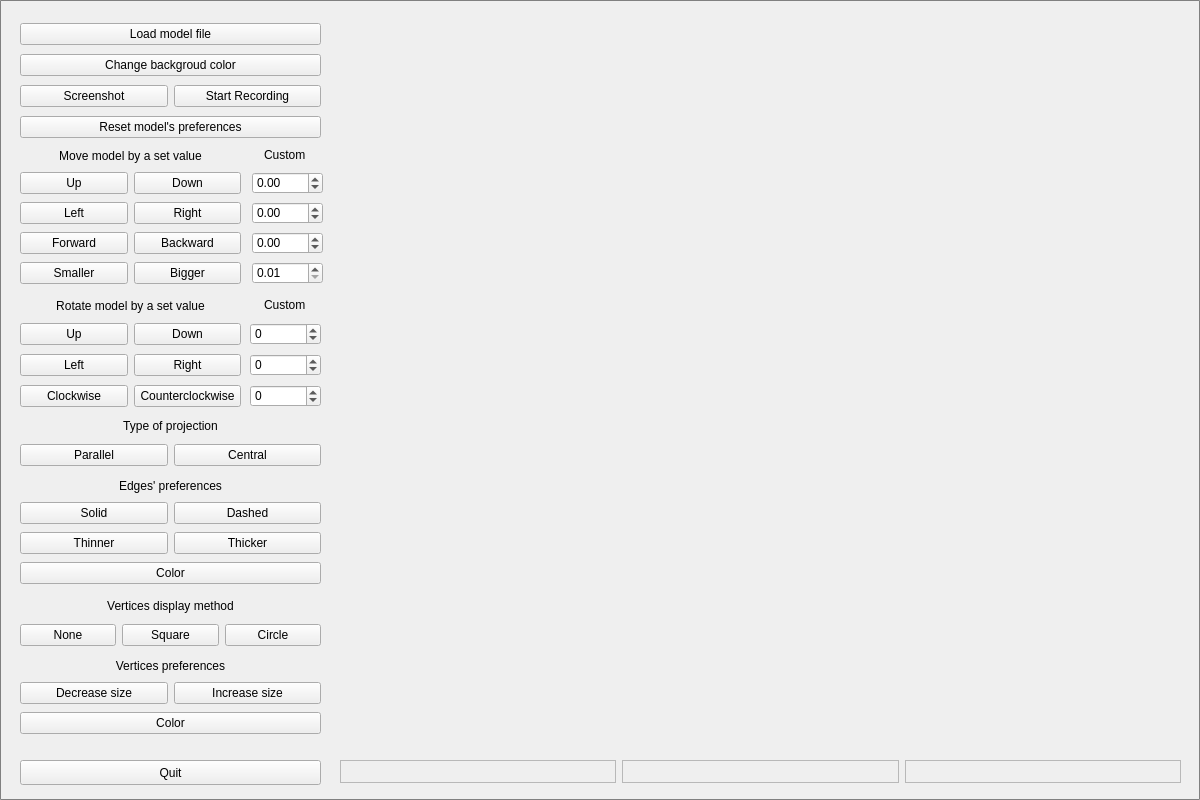
<?xml version="1.0" encoding="UTF-8"?>
<ui version="4.0">
 <class>MainWindow</class>
 <widget class="QMainWindow" name="MainWindow">
  <property name="geometry">
   <rect>
    <x>0</x>
    <y>0</y>
    <width>1200</width>
    <height>800</height>
   </rect>
  </property>
  <property name="sizePolicy">
   <sizepolicy hsizetype="Fixed" vsizetype="Fixed">
    <horstretch>0</horstretch>
    <verstretch>0</verstretch>
   </sizepolicy>
  </property>
  <property name="minimumSize">
   <size>
    <width>1200</width>
    <height>800</height>
   </size>
  </property>
  <property name="maximumSize">
   <size>
    <width>1200</width>
    <height>800</height>
   </size>
  </property>
  <property name="windowTitle">
   <string>3D Viewer</string>
  </property>
  <property name="styleSheet">
   <string notr="true">QMainWindow {
    border: 1px solid gray;
    border-radius: 1px;
}</string>
  </property>
  <widget class="QWidget" name="centralwidget">
   <widget class="GLWidget" name="openGLWidget" native="true">
    <property name="geometry">
     <rect>
      <x>340</x>
      <y>20</y>
      <width>841</width>
      <height>731</height>
     </rect>
    </property>
    <property name="sizePolicy">
     <sizepolicy hsizetype="Expanding" vsizetype="Expanding">
      <horstretch>0</horstretch>
      <verstretch>0</verstretch>
     </sizepolicy>
    </property>
    <property name="maximumSize">
     <size>
      <width>871</width>
      <height>731</height>
     </size>
    </property>
   </widget>
   <widget class="QPushButton" name="QuitButton">
    <property name="geometry">
     <rect>
      <x>20</x>
      <y>760</y>
      <width>301</width>
      <height>25</height>
     </rect>
    </property>
    <property name="text">
     <string>Quit</string>
    </property>
    <property name="shortcut">
     <string>Q</string>
    </property>
   </widget>
   <widget class="QWidget" name="layoutWidget">
    <property name="geometry">
     <rect>
      <x>20</x>
      <y>170</y>
      <width>221</width>
      <height>120</height>
     </rect>
    </property>
    <layout class="QGridLayout" name="moveModelGridLayout">
     <property name="sizeConstraint">
      <enum>QLayout::SetNoConstraint</enum>
     </property>
     <property name="spacing">
      <number>6</number>
     </property>
     <item row="2" column="0">
      <widget class="QPushButton" name="moveForwardButton">
       <property name="text">
        <string>Forward</string>
       </property>
       <property name="shortcut">
        <string>1</string>
       </property>
      </widget>
     </item>
     <item row="2" column="1">
      <widget class="QPushButton" name="moveBackwardButton">
       <property name="text">
        <string>Backward</string>
       </property>
       <property name="shortcut">
        <string>9</string>
       </property>
      </widget>
     </item>
     <item row="1" column="0">
      <widget class="QPushButton" name="moveLeftButton">
       <property name="text">
        <string>Left</string>
       </property>
       <property name="shortcut">
        <string>4</string>
       </property>
      </widget>
     </item>
     <item row="0" column="0">
      <widget class="QPushButton" name="moveUpButton">
       <property name="text">
        <string>Up</string>
       </property>
       <property name="shortcut">
        <string>8</string>
       </property>
      </widget>
     </item>
     <item row="1" column="1">
      <widget class="QPushButton" name="moveRightButton">
       <property name="text">
        <string>Right</string>
       </property>
       <property name="shortcut">
        <string>6</string>
       </property>
      </widget>
     </item>
     <item row="0" column="1">
      <widget class="QPushButton" name="moveDownButton">
       <property name="text">
        <string>Down</string>
       </property>
       <property name="shortcut">
        <string>2</string>
       </property>
      </widget>
     </item>
     <item row="5" column="0">
      <widget class="QPushButton" name="smallerButton">
       <property name="text">
        <string>Smaller</string>
       </property>
       <property name="shortcut">
        <string>-</string>
       </property>
      </widget>
     </item>
     <item row="5" column="1">
      <widget class="QPushButton" name="biggerButton">
       <property name="text">
        <string>Bigger</string>
       </property>
       <property name="shortcut">
        <string>+</string>
       </property>
      </widget>
     </item>
    </layout>
   </widget>
   <widget class="QWidget" name="layoutWidget">
    <property name="geometry">
     <rect>
      <x>20</x>
      <y>290</y>
      <width>221</width>
      <height>31</height>
     </rect>
    </property>
    <layout class="QVBoxLayout" name="rotateLabelVerticalLayout">
     <item>
      <widget class="QLabel" name="rotateLabel">
       <property name="text">
        <string>Rotate model by a set value</string>
       </property>
       <property name="alignment">
        <set>Qt::AlignCenter</set>
       </property>
      </widget>
     </item>
    </layout>
   </widget>
   <widget class="QWidget" name="layoutWidget">
    <property name="geometry">
     <rect>
      <x>20</x>
      <y>320</y>
      <width>221</width>
      <height>91</height>
     </rect>
    </property>
    <layout class="QGridLayout" name="rotateModelGridLayout">
     <item row="0" column="1">
      <widget class="QPushButton" name="rotateDownButton">
       <property name="text">
        <string>Down</string>
       </property>
       <property name="shortcut">
        <string>Ctrl+2</string>
       </property>
      </widget>
     </item>
     <item row="0" column="0">
      <widget class="QPushButton" name="rotateUpButton">
       <property name="text">
        <string>Up</string>
       </property>
       <property name="shortcut">
        <string>Ctrl+8</string>
       </property>
      </widget>
     </item>
     <item row="2" column="1">
      <widget class="QPushButton" name="rotateCounterclockwiseButton">
       <property name="text">
        <string>Counterclockwise</string>
       </property>
       <property name="shortcut">
        <string>Ctrl+9</string>
       </property>
      </widget>
     </item>
     <item row="1" column="1">
      <widget class="QPushButton" name="rotateRightButton">
       <property name="text">
        <string>Right</string>
       </property>
       <property name="shortcut">
        <string>Ctrl+6</string>
       </property>
      </widget>
     </item>
     <item row="1" column="0">
      <widget class="QPushButton" name="rotateLeftButton">
       <property name="text">
        <string>Left</string>
       </property>
       <property name="shortcut">
        <string>Ctrl+4</string>
       </property>
      </widget>
     </item>
     <item row="2" column="0">
      <widget class="QPushButton" name="rotateClockwiseButton">
       <property name="text">
        <string>Clockwise</string>
       </property>
       <property name="shortcut">
        <string>Ctrl+1</string>
       </property>
      </widget>
     </item>
    </layout>
   </widget>
   <widget class="QWidget" name="layoutWidget">
    <property name="geometry">
     <rect>
      <x>340</x>
      <y>760</y>
      <width>841</width>
      <height>23</height>
     </rect>
    </property>
    <layout class="QHBoxLayout" name="fileInfoHorizontalLayout">
     <item>
      <widget class="QLabel" name="filenameLabel">
       <property name="frameShape">
        <enum>QFrame::StyledPanel</enum>
       </property>
       <property name="text">
        <string/>
       </property>
      </widget>
     </item>
     <item>
      <widget class="QLabel" name="numEdgesLabel">
       <property name="frameShape">
        <enum>QFrame::StyledPanel</enum>
       </property>
       <property name="text">
        <string/>
       </property>
      </widget>
     </item>
     <item>
      <widget class="QLabel" name="numVerticesLabel">
       <property name="frameShape">
        <enum>QFrame::StyledPanel</enum>
       </property>
       <property name="text">
        <string/>
       </property>
       <property name="alignment">
        <set>Qt::AlignRight|Qt::AlignTrailing|Qt::AlignVCenter</set>
       </property>
      </widget>
     </item>
    </layout>
   </widget>
   <widget class="QWidget" name="layoutWidget">
    <property name="geometry">
     <rect>
      <x>20</x>
      <y>410</y>
      <width>301</width>
      <height>31</height>
     </rect>
    </property>
    <layout class="QVBoxLayout" name="projectionTypeVerticalLayout">
     <item>
      <widget class="QLabel" name="projectionTypeLabel">
       <property name="text">
        <string>Type of projection</string>
       </property>
       <property name="alignment">
        <set>Qt::AlignCenter</set>
       </property>
      </widget>
     </item>
    </layout>
   </widget>
   <widget class="QWidget" name="layoutWidget">
    <property name="geometry">
     <rect>
      <x>20</x>
      <y>440</y>
      <width>301</width>
      <height>31</height>
     </rect>
    </property>
    <layout class="QHBoxLayout" name="projectionTypeHorizontalLayout">
     <item>
      <widget class="QPushButton" name="parallelButton">
       <property name="text">
        <string>Parallel</string>
       </property>
      </widget>
     </item>
     <item>
      <widget class="QPushButton" name="centralButton">
       <property name="text">
        <string>Central</string>
       </property>
      </widget>
     </item>
    </layout>
   </widget>
   <widget class="QWidget" name="layoutWidget">
    <property name="geometry">
     <rect>
      <x>20</x>
      <y>470</y>
      <width>301</width>
      <height>31</height>
     </rect>
    </property>
    <layout class="QVBoxLayout" name="lineTypeVerticalLayout">
     <item>
      <widget class="QLabel" name="edgesPreferenceLabel">
       <property name="text">
        <string>Edges' preferences</string>
       </property>
       <property name="alignment">
        <set>Qt::AlignCenter</set>
       </property>
      </widget>
     </item>
    </layout>
   </widget>
   <widget class="QWidget" name="layoutWidget">
    <property name="geometry">
     <rect>
      <x>20</x>
      <y>500</y>
      <width>301</width>
      <height>89</height>
     </rect>
    </property>
    <layout class="QGridLayout" name="edgesPreferencesGridLayout">
     <item row="0" column="0">
      <widget class="QPushButton" name="solidButton">
       <property name="text">
        <string>Solid</string>
       </property>
      </widget>
     </item>
     <item row="0" column="1">
      <widget class="QPushButton" name="dashedButton">
       <property name="text">
        <string>Dashed</string>
       </property>
      </widget>
     </item>
     <item row="1" column="0">
      <widget class="QPushButton" name="thinnerButton">
       <property name="text">
        <string>Thinner</string>
       </property>
      </widget>
     </item>
     <item row="1" column="1">
      <widget class="QPushButton" name="thickerButton">
       <property name="text">
        <string>Thicker</string>
       </property>
      </widget>
     </item>
     <item row="2" column="0" colspan="2">
      <widget class="QPushButton" name="edgesColorButton">
       <property name="text">
        <string>Color</string>
       </property>
      </widget>
     </item>
    </layout>
   </widget>
   <widget class="QWidget" name="layoutWidget">
    <property name="geometry">
     <rect>
      <x>20</x>
      <y>590</y>
      <width>301</width>
      <height>31</height>
     </rect>
    </property>
    <layout class="QVBoxLayout" name="edgesDisplayMethodVerticalLayout">
     <item>
      <widget class="QLabel" name="edgesDisplayMethodLabel">
       <property name="text">
        <string>Vertices display method</string>
       </property>
       <property name="alignment">
        <set>Qt::AlignCenter</set>
       </property>
      </widget>
     </item>
    </layout>
   </widget>
   <widget class="QWidget" name="layoutWidget">
    <property name="geometry">
     <rect>
      <x>20</x>
      <y>620</y>
      <width>301</width>
      <height>31</height>
     </rect>
    </property>
    <layout class="QHBoxLayout" name="horizontalLayout">
     <item>
      <widget class="QPushButton" name="noneDisplayMethodButton">
       <property name="text">
        <string>None</string>
       </property>
      </widget>
     </item>
     <item>
      <widget class="QPushButton" name="squareDisplayMethodButton">
       <property name="text">
        <string>Square</string>
       </property>
      </widget>
     </item>
     <item>
      <widget class="QPushButton" name="circleDisplayMethodButton">
       <property name="text">
        <string>Circle</string>
       </property>
      </widget>
     </item>
    </layout>
   </widget>
   <widget class="QWidget" name="layoutWidget">
    <property name="geometry">
     <rect>
      <x>20</x>
      <y>650</y>
      <width>301</width>
      <height>31</height>
     </rect>
    </property>
    <layout class="QVBoxLayout" name="verticesPreferencesVerticalLayout">
     <item>
      <widget class="QLabel" name="verticesPreferencesLabel">
       <property name="text">
        <string>Vertices preferences</string>
       </property>
       <property name="alignment">
        <set>Qt::AlignCenter</set>
       </property>
      </widget>
     </item>
    </layout>
   </widget>
   <widget class="QWidget" name="layoutWidget">
    <property name="geometry">
     <rect>
      <x>20</x>
      <y>680</y>
      <width>301</width>
      <height>58</height>
     </rect>
    </property>
    <layout class="QGridLayout" name="verticesPreferencesGridLayout">
     <item row="0" column="0">
      <widget class="QPushButton" name="verticesDecreaseSizeButton">
       <property name="text">
        <string>Decrease size</string>
       </property>
      </widget>
     </item>
     <item row="0" column="1">
      <widget class="QPushButton" name="verticesIncreaseSizeButton">
       <property name="text">
        <string>Increase size</string>
       </property>
      </widget>
     </item>
     <item row="1" column="0" colspan="2">
      <widget class="QPushButton" name="verticesColorButton">
       <property name="text">
        <string>Color</string>
       </property>
      </widget>
     </item>
    </layout>
   </widget>
   <widget class="QWidget" name="layoutWidget">
    <property name="geometry">
     <rect>
      <x>20</x>
      <y>20</y>
      <width>301</width>
      <height>121</height>
     </rect>
    </property>
    <layout class="QGridLayout" name="topLayout">
     <item row="5" column="0" colspan="2">
      <widget class="QPushButton" name="resetPreferencesButton">
       <property name="text">
        <string>Reset model's preferences</string>
       </property>
      </widget>
     </item>
     <item row="4" column="0">
      <widget class="QPushButton" name="screenshotButton">
       <property name="text">
        <string>Screenshot</string>
       </property>
      </widget>
     </item>
     <item row="4" column="1">
      <widget class="QPushButton" name="screencastButton">
       <property name="text">
        <string>Start Recording</string>
       </property>
       <property name="shortcut">
        <string>R</string>
       </property>
      </widget>
     </item>
     <item row="0" column="0" colspan="2">
      <widget class="QPushButton" name="loadModelFileButton">
       <property name="text">
        <string>Load model file</string>
       </property>
       <property name="shortcut">
        <string>L</string>
       </property>
      </widget>
     </item>
     <item row="1" column="0" colspan="2">
      <widget class="QPushButton" name="changeBGColorButton">
       <property name="text">
        <string>Change backgroud color</string>
       </property>
      </widget>
     </item>
    </layout>
    <zorder>screencastButton</zorder>
    <zorder>loadModelFileButton</zorder>
    <zorder>changeBGColorButton</zorder>
    <zorder>screenshotButton</zorder>
    <zorder>resetPreferencesButton</zorder>
   </widget>
   <widget class="QWidget" name="verticalLayoutWidget">
    <property name="geometry">
     <rect>
      <x>252</x>
      <y>170</y>
      <width>71</width>
      <height>120</height>
     </rect>
    </property>
    <layout class="QVBoxLayout" name="moveModelVerticalLayout">
     <item>
      <widget class="QDoubleSpinBox" name="yMoveDoubleSpinBox">
       <property name="focusPolicy">
        <enum>Qt::ClickFocus</enum>
       </property>
       <property name="minimum">
        <double>-1.000000000000000</double>
       </property>
       <property name="maximum">
        <double>1.000000000000000</double>
       </property>
       <property name="singleStep">
        <double>0.010000000000000</double>
       </property>
      </widget>
     </item>
     <item>
      <widget class="QDoubleSpinBox" name="xMoveDoubleSpinBox">
       <property name="focusPolicy">
        <enum>Qt::ClickFocus</enum>
       </property>
       <property name="minimum">
        <double>-1.000000000000000</double>
       </property>
       <property name="maximum">
        <double>1.000000000000000</double>
       </property>
       <property name="singleStep">
        <double>0.010000000000000</double>
       </property>
      </widget>
     </item>
     <item>
      <widget class="QDoubleSpinBox" name="zMoveDoubleSpinBox">
       <property name="focusPolicy">
        <enum>Qt::ClickFocus</enum>
       </property>
       <property name="minimum">
        <double>-1.000000000000000</double>
       </property>
       <property name="maximum">
        <double>1.000000000000000</double>
       </property>
       <property name="singleStep">
        <double>0.010000000000000</double>
       </property>
      </widget>
     </item>
     <item>
      <widget class="QDoubleSpinBox" name="sizeDoubleSpinBox">
       <property name="focusPolicy">
        <enum>Qt::ClickFocus</enum>
       </property>
       <property name="minimum">
        <double>0.010000000000000</double>
       </property>
       <property name="maximum">
        <double>2.000000000000000</double>
       </property>
       <property name="singleStep">
        <double>0.010000000000000</double>
       </property>
      </widget>
     </item>
    </layout>
   </widget>
   <widget class="QWidget" name="verticalLayoutWidget_2">
    <property name="geometry">
     <rect>
      <x>250</x>
      <y>320</y>
      <width>71</width>
      <height>91</height>
     </rect>
    </property>
    <layout class="QVBoxLayout" name="rotateModelVerticalLayout">
     <item>
      <widget class="QDoubleSpinBox" name="yRotateDoubleSpinBox">
       <property name="focusPolicy">
        <enum>Qt::ClickFocus</enum>
       </property>
       <property name="decimals">
        <number>0</number>
       </property>
       <property name="minimum">
        <double>-360.000000000000000</double>
       </property>
       <property name="maximum">
        <double>360.000000000000000</double>
       </property>
       <property name="singleStep">
        <double>0.010000000000000</double>
       </property>
      </widget>
     </item>
     <item>
      <widget class="QDoubleSpinBox" name="xRotateDoubleSpinBox">
       <property name="focusPolicy">
        <enum>Qt::ClickFocus</enum>
       </property>
       <property name="decimals">
        <number>0</number>
       </property>
       <property name="minimum">
        <double>-360.000000000000000</double>
       </property>
       <property name="maximum">
        <double>360.000000000000000</double>
       </property>
      </widget>
     </item>
     <item>
      <widget class="QDoubleSpinBox" name="zRotateDoubleSpinBox">
       <property name="focusPolicy">
        <enum>Qt::ClickFocus</enum>
       </property>
       <property name="decimals">
        <number>0</number>
       </property>
       <property name="minimum">
        <double>-360.000000000000000</double>
       </property>
       <property name="maximum">
        <double>360.000000000000000</double>
       </property>
      </widget>
     </item>
    </layout>
   </widget>
   <widget class="QWidget" name="verticalLayoutWidget_3">
    <property name="geometry">
     <rect>
      <x>250</x>
      <y>140</y>
      <width>71</width>
      <height>31</height>
     </rect>
    </property>
    <layout class="QVBoxLayout" name="verticalLayout">
     <item alignment="Qt::AlignHCenter|Qt::AlignVCenter">
      <widget class="QLabel" name="label">
       <property name="text">
        <string>Custom</string>
       </property>
      </widget>
     </item>
    </layout>
   </widget>
   <widget class="QWidget" name="verticalLayoutWidget_4">
    <property name="geometry">
     <rect>
      <x>20</x>
      <y>140</y>
      <width>221</width>
      <height>31</height>
     </rect>
    </property>
    <layout class="QVBoxLayout" name="verticalLayout_2">
     <item>
      <widget class="QLabel" name="moveLabel">
       <property name="frameShape">
        <enum>QFrame::NoFrame</enum>
       </property>
       <property name="text">
        <string>Move model by a set value</string>
       </property>
       <property name="alignment">
        <set>Qt::AlignCenter</set>
       </property>
      </widget>
     </item>
    </layout>
   </widget>
   <widget class="QWidget" name="verticalLayoutWidget_5">
    <property name="geometry">
     <rect>
      <x>250</x>
      <y>290</y>
      <width>71</width>
      <height>31</height>
     </rect>
    </property>
    <layout class="QVBoxLayout" name="verticalLayout_3">
     <item alignment="Qt::AlignHCenter|Qt::AlignVCenter">
      <widget class="QLabel" name="label_2">
       <property name="text">
        <string>Custom</string>
       </property>
      </widget>
     </item>
    </layout>
   </widget>
  </widget>
 </widget>
 <customwidgets>
  <customwidget>
   <class>GLWidget</class>
   <extends>QWidget</extends>
   <header>glwidget.h</header>
   <container>1</container>
  </customwidget>
 </customwidgets>
 <resources/>
 <connections/>
</ui>
